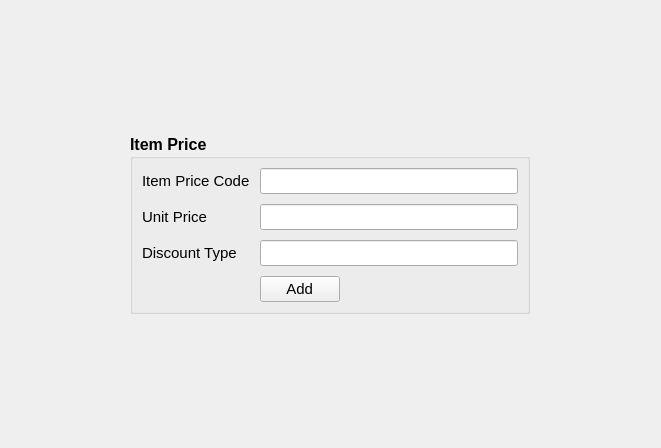
<?xml version="1.0" encoding="UTF-8"?>
<ui version="4.0">
 <class>AddItemPriceWidget</class>
 <widget class="QWidget" name="AddItemPriceWidget">
  <property name="geometry">
   <rect>
    <x>0</x>
    <y>0</y>
    <width>661</width>
    <height>448</height>
   </rect>
  </property>
  <property name="windowTitle">
   <string>Form</string>
  </property>
  <layout class="QGridLayout" name="gridLayout">
   <item row="0" column="0">
    <widget class="QGroupBox" name="groupBox">
     <property name="sizePolicy">
      <sizepolicy hsizetype="Fixed" vsizetype="Fixed">
       <horstretch>0</horstretch>
       <verstretch>0</verstretch>
      </sizepolicy>
     </property>
     <property name="minimumSize">
      <size>
       <width>400</width>
       <height>0</height>
      </size>
     </property>
     <property name="maximumSize">
      <size>
       <width>400</width>
       <height>16777215</height>
      </size>
     </property>
     <property name="font">
      <font>
       <pointsize>12</pointsize>
       <weight>75</weight>
       <bold>true</bold>
      </font>
     </property>
     <property name="title">
      <string>Item Price</string>
     </property>
     <layout class="QFormLayout" name="formLayout">
      <property name="horizontalSpacing">
       <number>10</number>
      </property>
      <property name="verticalSpacing">
       <number>10</number>
      </property>
      <item row="0" column="0">
       <widget class="QLabel" name="label">
        <property name="font">
         <font>
          <pointsize>11</pointsize>
          <weight>50</weight>
          <bold>false</bold>
         </font>
        </property>
        <property name="text">
         <string>Item Price Code</string>
        </property>
       </widget>
      </item>
      <item row="0" column="1">
       <widget class="QLineEdit" name="itemPriceCode">
        <property name="font">
         <font>
          <pointsize>11</pointsize>
          <weight>50</weight>
          <bold>false</bold>
         </font>
        </property>
       </widget>
      </item>
      <item row="1" column="0">
       <widget class="QLabel" name="label_2">
        <property name="font">
         <font>
          <pointsize>11</pointsize>
          <weight>50</weight>
          <bold>false</bold>
         </font>
        </property>
        <property name="text">
         <string>Unit Price</string>
        </property>
       </widget>
      </item>
      <item row="1" column="1">
       <widget class="QLineEdit" name="unitPrice">
        <property name="font">
         <font>
          <pointsize>11</pointsize>
          <weight>50</weight>
          <bold>false</bold>
         </font>
        </property>
       </widget>
      </item>
      <item row="2" column="0">
       <widget class="QLabel" name="label_3">
        <property name="font">
         <font>
          <pointsize>11</pointsize>
          <weight>50</weight>
          <bold>false</bold>
         </font>
        </property>
        <property name="text">
         <string>Discount Type</string>
        </property>
       </widget>
      </item>
      <item row="2" column="1">
       <widget class="QLineEdit" name="discountType">
        <property name="font">
         <font>
          <pointsize>11</pointsize>
          <weight>50</weight>
          <bold>false</bold>
         </font>
        </property>
       </widget>
      </item>
      <item row="3" column="0">
       <spacer name="horizontalSpacer_2">
        <property name="orientation">
         <enum>Qt::Horizontal</enum>
        </property>
        <property name="sizeHint" stdset="0">
         <size>
          <width>40</width>
          <height>25</height>
         </size>
        </property>
       </spacer>
      </item>
      <item row="3" column="1">
       <layout class="QHBoxLayout" name="horizontalLayout">
        <item>
         <widget class="QPushButton" name="addPriceButton">
          <property name="font">
           <font>
            <pointsize>11</pointsize>
            <weight>50</weight>
            <bold>false</bold>
           </font>
          </property>
          <property name="text">
           <string> Add </string>
          </property>
         </widget>
        </item>
        <item>
         <spacer name="horizontalSpacer">
          <property name="orientation">
           <enum>Qt::Horizontal</enum>
          </property>
          <property name="sizeHint" stdset="0">
           <size>
            <width>40</width>
            <height>20</height>
           </size>
          </property>
         </spacer>
        </item>
       </layout>
      </item>
     </layout>
    </widget>
   </item>
  </layout>
 </widget>
 <resources/>
 <connections/>
</ui>
